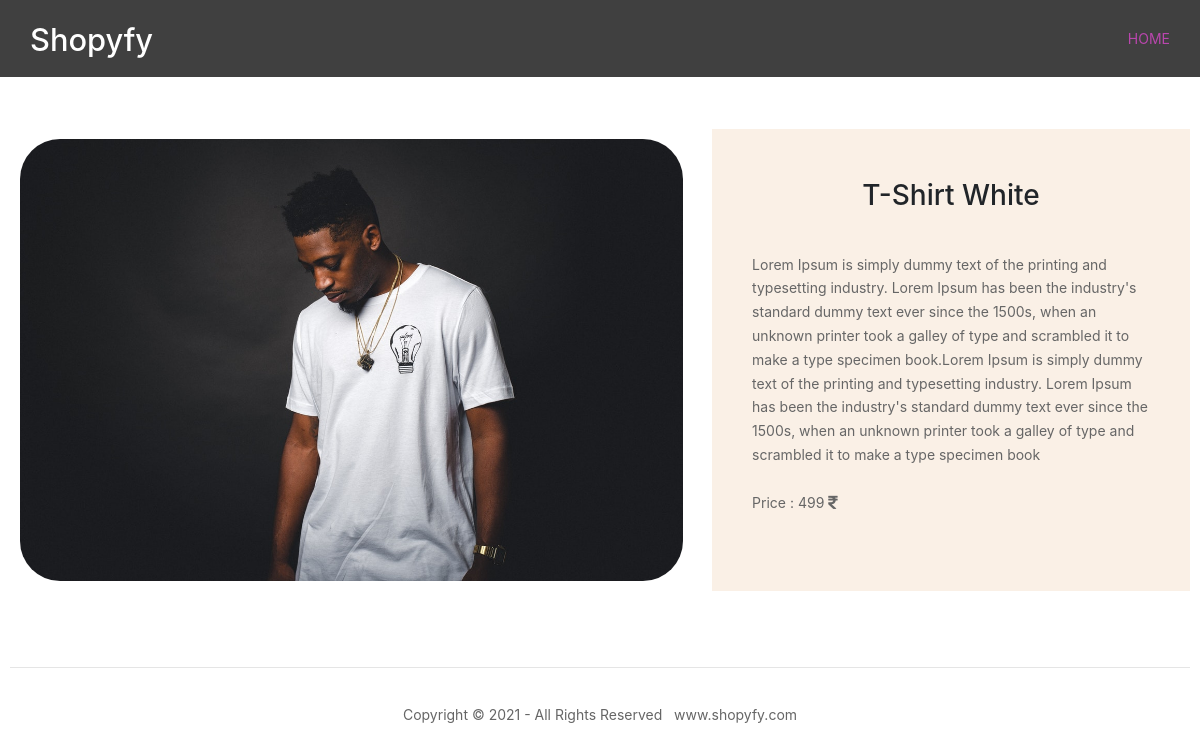
/mens-collection/t-shirt-white, run on the app's committed database.
### shop/models.py (models this page shows, shortened)
class Products(models.Model):
    name=models.CharField(max_length=150,unique=True)
    slug=models.SlugField(max_length=150,unique=True)
    img=models.ImageField(upload_to='product')
    desc=models.TextField()
    stock=models.IntegerField()
    available=models.BooleanField()
    price=models.IntegerField()
    category=models.ForeignKey(Category,on_delete=models.CASCADE)

### shop/views.py (the view)
# urls.py: path('<slug:c_slug>/<slug:product_slug>',views.ProductDetails,name='item_details'),
def ProductDetails(request,c_slug,product_slug):
    try:
        products=Products.objects.get(category__slug=c_slug,slug=product_slug)
    except Exception as e:
        raise e
    return render(request,'item.html',{'pr':products})

### cart/context_processor.py (called while the page is built)
def count(request):
    item_count=0
    if 'admin' in request.path:
        return {}
    else:
        try:
            ct=cartlist.objects.filter(cart_id=c_id(request))
            cti=items.objects.all().filter(cart=ct[:1])
            for c in cti:
                item_count+=c.quan
        except cartlist.DoesNotExist:
            item_count=0
        return dict(itc=item_count)

### cart/views.py (called while the page is built)
def c_id(request):
    ct_id=request.session.session_key
    if not ct_id:
        ct_id=request.session.create()
    return ct_id

### templates/item.html (shortened to what this page needs)
{% load static %}
{% block content %}
<html lang="en">
<head>
    <link rel="stylesheet" href="https://cdnjs.cloudflare.com/ajax/libs/font-awesome/4.7.0/css/font-awesome.min.css">
    <link href="{% static 'product/fontawesome/css/all.min.css' %}" rel="stylesheet" />
    <link href="{% static 'product/css/templatemo-comparto.css' %}" rel="stylesheet" />
    <link rel="stylesheet" href="https://cdnjs.cloudflare.com/ajax/libs/font-awesome/4.7.0/css/font-awesome.min.css">
    <link href="{% static 'layout/styles/layout.css' %}" rel="stylesheet" type="text/css" media="all">
    <link rel="stylesheet" href="https://maxcdn.bootstrapcdn.com/bootstrap/4.0.0/css/bootstrap.min.css">
</head>
<body>
<div>
    <div class="wrapper row1">
      <header id="header" class="hoc clear">
        <div id="logo" class="fl_left">
          <h1><a href="/">Shopyfy</a></h1>
        </div>
        <nav id="mainav" class="fl_right">
          <ul class="clear">
            <li class="active"><a href="/">Home</a></li>
          </ul>
        </nav>
      </header>
    </div>
  </div>
<br><br>
<div class="tttt">
        <section class="tm-mb-1" id="about">
            <div class="tm-row tm-about-row">
                <div class="tm-section-1-l">
                    <img src="{{pr.img.url}}" alt="About image" class="tm-img-responsive">
                </div>
                <article class="tm-section-1-r tm-bg-color-8 qqqqq">
                    <center><h2 class="tm-mb-2 tm-title-color qqqqq">{{pr.name}}</h2></center>
                    <p>{{pr.desc}}<br><br>Price : {{pr.price}}  <i class="fa fa-rupee" style="font-size:15px"></i></p>
                </article>
            </div>
        </section>
        <br><br>
 <hr>
 <br>
  <div>
    <center><p>Copyright &copy; 2021 - All Rights Reserved &nbsp; www.shopyfy.com</p></center>
  </div>
</div>
</body>
</html>
{% endblock %}

### static/product/css/templatemo-comparto.css (style rules this page uses)
*, *::before, *::after { box-sizing: border-box; outline: none; }
ul, h1, h2, h3, h4, p, figure { padding: 0; margin: 0; }
body { font-family: 'Open Sans', Arial, sans-serif; font-size: 18px; overflow-x: hidden; padding-left: 15px; padding-right: 15px; margin: 0; }
h2 { font-size: 1.5rem; }
a { transition: all 0.3s ease; text-decoration: none; }
p { color: #666; line-height: 1.7; margin-bottom: 35px; }
h1, h2, h3, h4, h5, h6 { color: #333; }
.tm-mb-1 { margin-bottom: 20px; }
.tm-mb-2 { margin-bottom: 40px; }
.tm-bg-color-8 { background-color: #EDEEEF; }
.tm-img-responsive { max-width: 100%; height: auto; }
.tm-section-1-l { width: 57.85%; margin-right: 1.65%; }
.tm-section-1-r { padding: 50px 40px; width: 40.5%; }
.tm-row { display: flex; }
a { color: #666; }

### static/layout/styles/layout.css (style rules this page uses)
#header #logo { margin:22px 0 0 0; }
#header #logo h1 { margin:0; padding:0; font-size:2.2rem; }
*, *::before, *::after { transition:all .3s ease-in-out; }
nav ul, nav ol { margin:0; padding:0; list-style:none; }
#mainav, #breadcrumb, .sidebar nav { line-height:normal; }
#mainav ul { text-transform:uppercase; }
#mainav li { display:inline-block; position:relative; margin:0 15px 0 0; padding:0; }
#mainav li:last-child { margin-right:0; }
#mainav li a { display:block; padding:30px 0; }
body { color:#A5A6AA; background-color:#161C21; }
a { color:#B946AD; }
hr, .borderedbox { border-color:#D7D7D7; }
.row1 { color:#FFFFFF; background-color:rgba(0,0,0,.75); }
#header #logo h1 a { color:inherit; }
#mainav li a { color:inherit; }
#mainav .active a, #mainav a:hover, #mainav li:hover > a { color:#B946AD; background-color:inherit; }
@media screen and (min-width:1140px) { .hoc { max-width:1140px; } }

### static/layout/styles/framework.css (style rules this page uses)
html { overflow-y:scroll; overflow-x:hidden; }
html, body { margin:0; padding:0; font-size:14px; line-height:1.6em; }
*, *::before, *::after { box-sizing:border-box; }
.clear, .group { display:block; }
.clear::before, .clear::after, .group::before, .group::after { display:table; content:""; }
.clear, .clear::after, .group, .group::after { clear:both; }
a { outline:none; text-decoration:none; }
.fl_left, .imgl { float:left; }
.fl_right, .imgr { float:right; }
img { width:auto; max-width:100%; height:auto; margin:0; padding:0; border:none; line-height:normal; vertical-align:middle; }
body, input, textarea, select { font-family:Verdana, Geneva, sans-serif; }
h1, h2, h3, h4, h5, h6, .heading { font-family:Georgia, "Times New Roman", Times, serif; }
::placeholder { opacity:1; }
h1, h2, h3, h4, h5, h6, .heading { margin:0 0 20px 0; font-size:1.4rem; line-height:normal; font-weight:normal; text-transform:capitalize; }
hr { display:block; width:100%; height:1px; border:solid; border-width:1px 0 0 0; }
.wrapper { display:block; position:relative; width:100%; margin:0; padding:0; text-align:left; word-wrap:break-word; }
.hoc { display:block; margin:0 auto; }
address, article, aside, figcaption, figure, footer, header, main, nav, section { display:block; margin:0; padding:0; }

### templates/item.html (style rules this page uses)
.tttt { padding: 10px; }
img { border-radius: 50px; cursor: pointer; padding: 10px; }
.qqqqq { background-color: linen; }

### data on the page
Products: img (picture), name "T-Shirt White", desc "Lorem Ipsum is simply dummy text of the printing and typesetting industry. Lorem Ipsum has been the industry's standard dummy text ever since the 1500s, when an unknown printer took a galley of type and scrambled it to make a type specimen book.Lorem Ipsum is simply dummy text of the printing and typesetting industry. Lorem Ipsum has been the industry's standard dummy text ever since the 1500s, when an unknown printer took a galley of type and scrambled it to make a type specimen book", price "499"
